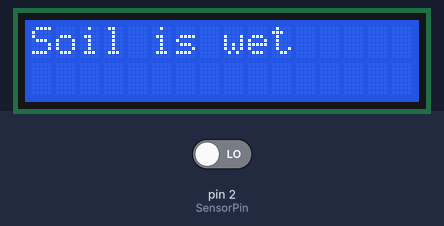
Simulated run of this sketch. Board: Arduino Uno, built with avr-gcc and run on an emulated ATmega328P. Shown: 16×2 character LCD. The inputs (shaded band) are chosen by the test bench; at power-on: pin 2 (SensorPin) LOW. What the sketch prints to the serial monitor is not drawn.

Above: at 1.2 s.
1.3 s: pin 2 (SensorPin) driven HIGH
At 3.3 s:
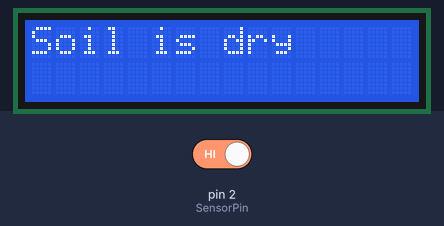
3.6 s: pin 2 (SensorPin) driven LOW
At 5.4 s:
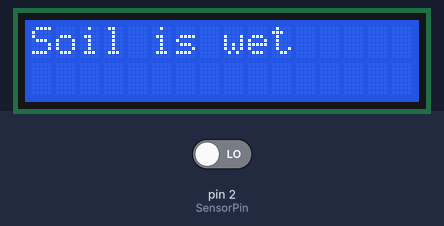
Timing chart, 0 to 6.9 s (numbered marks = the images above; inputs shaded):
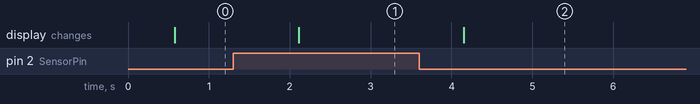

Measured:
- after the input at 1.3 s, the display: changes after 0.81 s (image 1)
- after the input at 3.6 s, the display: changes after 0.55 s (image 2)

The sketch:

SoilMoisture.ino
```cpp
#include <Wire.h>
#include <LiquidCrystal_I2C.h>

#define SensorPin 2

void Display(int);

// Parameters as follows. Starting location of screen and size of LCD screen
LiquidCrystal_I2C LCD(0x27, 16, 2);

void setup() {
  // put your setup code here, to run once:
  Serial.begin(9600);

  LCD.init();
  LCD.backlight();

  pinMode(SensorPin, INPUT);
}

void loop() {
  // put your main code here, to run repeatedly:
  Serial.println(digitalRead(SensorPin));
  int SensorResult = digitalRead(SensorPin);
  delay(500);
  Display(SensorResult);

}

void Display(int S)
{
  LCD.setCursor(0, 0); // Set the cursor on the first column and first row.
  if(S == 1)
  {
    LCD.print("Soil is dry");
  } else {
    LCD.print ("Soil is wet");
  }

}
```
